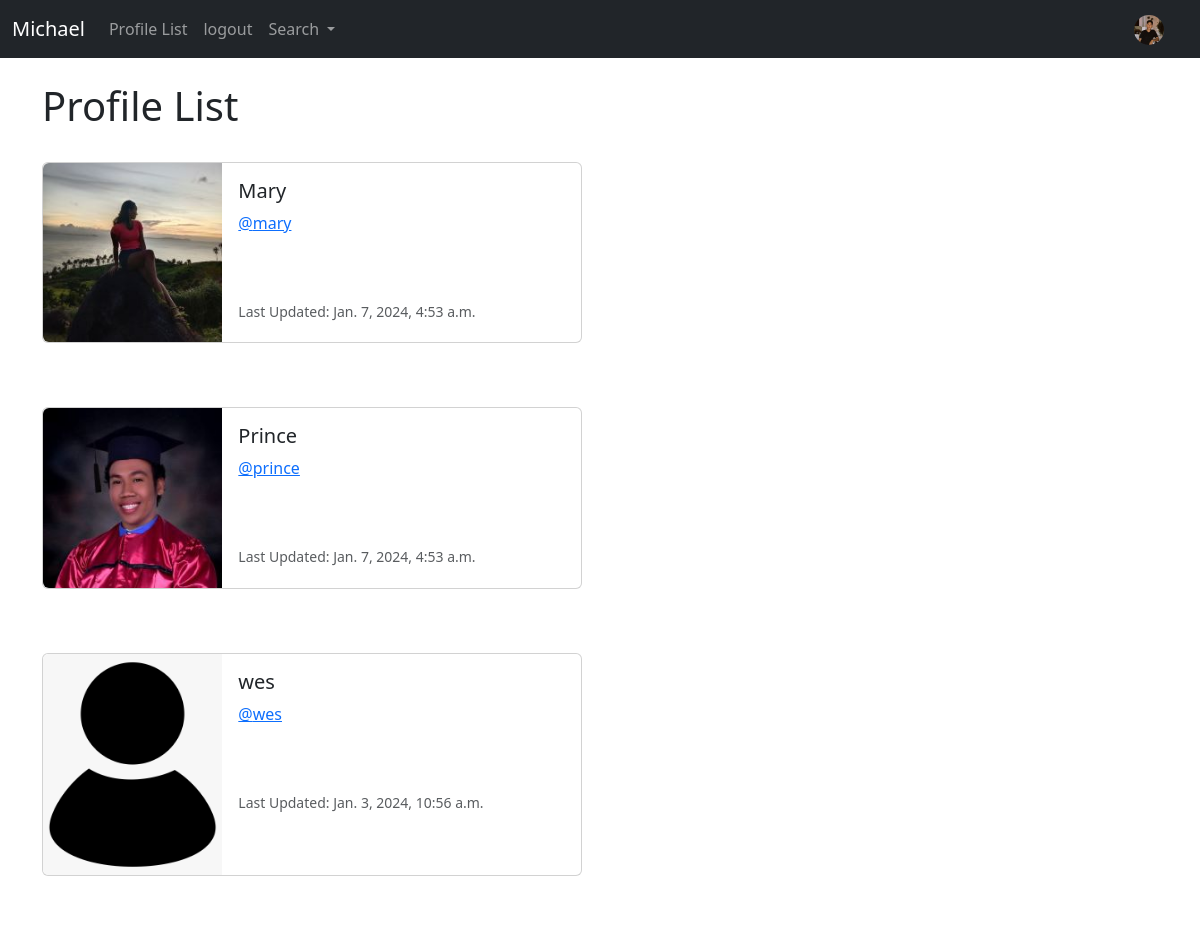
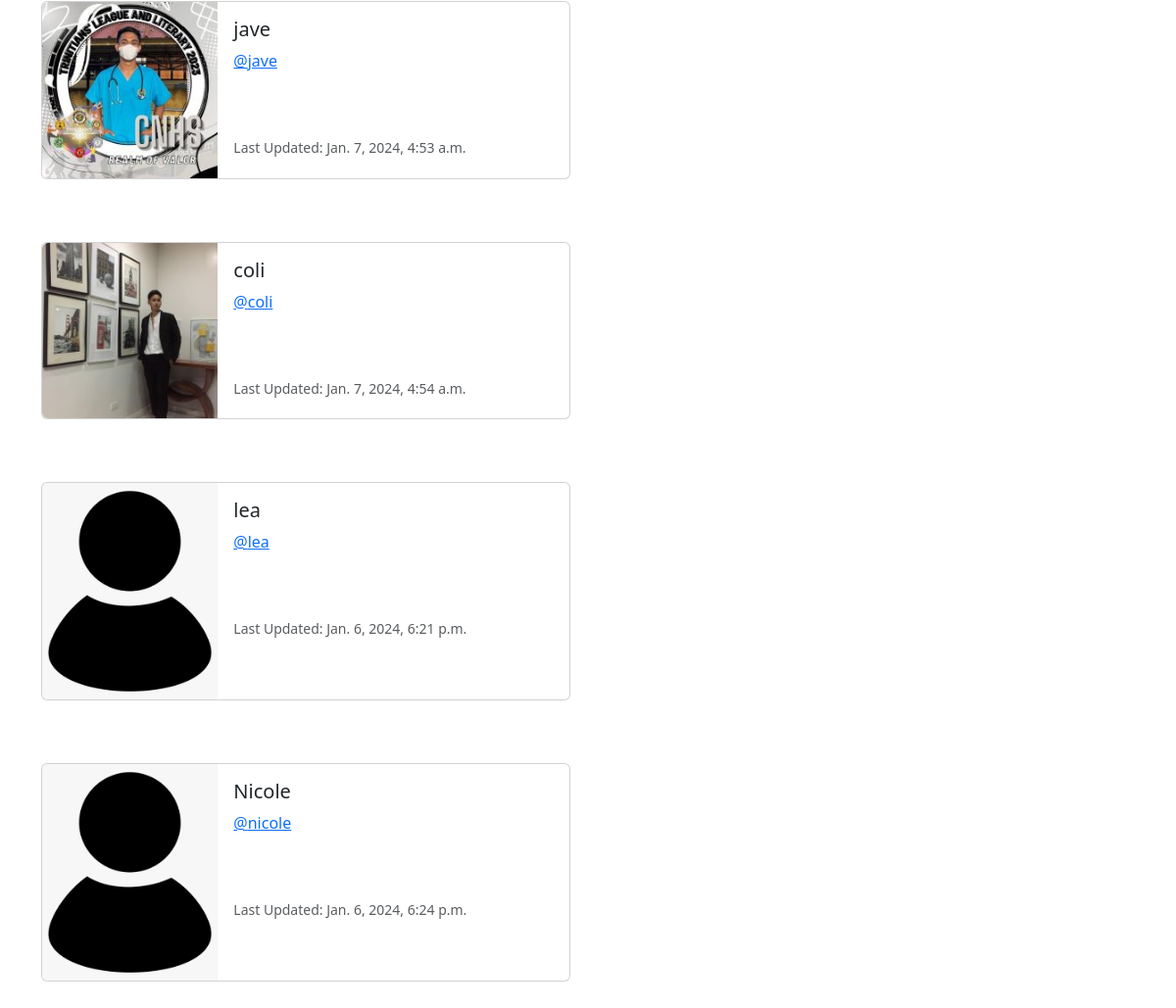
Screenshot of /profile_list/ (signed in) with the database file from the repository (2 pictures, top to bottom).
### michael/models.py (models this page shows, shortened)
class Profile(models.Model):
    user = models.OneToOneField(User, on_delete=models.CASCADE)
    follows = models.ManyToManyField('self',
        related_name="followed_by",
        symmetrical=False,
        blank=True)
    date_modified = models.DateTimeField(auto_now=True)
    profile_image = models.ImageField(null=True, blank=True, upload_to="images/")
    profile_bio = models.CharField(null=True, blank=True, max_length=500)
    homepage_link = models.CharField(null=True, blank=True, max_length=100)
    facebook_link = models.CharField(null=True, blank=True, max_length=100)
    instagram_link = models.CharField(null=True, blank=True, max_length=100)
    linkedin_link = models.CharField(null=True, blank=True, max_length=100)

### michael/views.py (the view)
# urls.py: path('profile_list/', views.profile_list, name='profile_list'),
def profile_list(request):
    if request.user.is_authenticated:
        profiles = Profile.objects.exclude(user=request.user)
        return render(request, 'profile_list.html', {"profiles": profiles})
    else:
        messages.success(request, ("You Must Be Logged In To View This Page..."))
        return redirect('home')

### michael/templates/profile_list.html
{% extends 'base.html' %}
{% load static %}
{% block content %}
    <h1>Profile List</h1>
    <br/>
{% if profiles %}
  {% for profile in profiles %}
      <div class="card mb-3" style="max-width: 540px;">
    <div class="row g-0">
      <div class="col-md-4">
        {% if profile.profile_image %}
        <img src="{{ profile.profile_image.url }}" width=200 height=200 class="img-fluid rounded-start" alt="{{ profile.user.username }}">
        {% else %}
        <img src="{% static 'images/avatar.png' %}" class="img-fluid rounded-start" alt="Profile Image">
        {% endif %}
      </div>
      <div class="col-md-8">
        <div class="card-body">
          <h5 class="card-title">{{ profile.user.username }}
          </h5>
          <p class="card-text"><a href="{% url 'profile' profile.user.id %}">@{{ profile.user.username|lower }}</a></p>
          <br/><br/>
          <p class="card-text"><small class="text-muted">
          Last Updated: {{ profile.date_modified }}</small>
          </p>
        </div>
      </div>
    </div>
  </div>
<br/><br/>
        {% endfor %}
    {% endif %}
{% endblock %}

### michael/templates/base.html (shortened to what this page needs)
{% load static %}
<!doctype html>
<html lang="en">
  <head>
    <link href="https://cdn.jsdelivr.net/npm/bootstrap@5.3.2/dist/css/bootstrap.min.css" rel="stylesheet">
  </head>
  <body>
    {% include 'navbar.html' %}
    <div class="container">
      <br/>
      {% block content %}
      {% endblock %}
  </body>
</html>

### michael/templates/navbar.html (shortened to what this page needs)
{% load static %}
<nav class="navbar navbar-expand-lg navbar-dark bg-dark">
    <div class="container-fluid">
      <a class="navbar-brand" href="{% url 'post-list' %}">Michael</a>
      <div class="collapse navbar-collapse" id="navbarSupportedContent">
        <ul class="navbar-nav me-auto mb-2 mb-lg-0">
          <li class="nav-item">
            <a class="nav-link"
            href="{% url 'profile_list' %}">Profile List</a>
          </li>
          {% if user.is_authenticated %}
          <li class="nav-item">
            <a class="nav-link"
            href="{% url 'logout' %}">logout</a>
          </li>
          {% endif %}
        <li class="nav-item dropdown">
            <a class="nav-link dropdown-toggle" href="#" role="button" data-bs-toggle="dropdown" aria-expanded="false">
              Search
            </a>
          </li>
        </ul>
        {% if user.is_authenticated %}
          <ul class="navbar-nav ml-auto">
            <li class="nav-link navbar-brand">
              <a href="{% url 'profile' request.user.id %}">
{% if user.profile.profile_image %}
<img src="{{ user.profile.profile_image.url }}" class="rounded-circle" width=30>
{% else %}
    <img src="{% static 'images/avatar.png' %}" class="img-fluid rounded-circle" alt="Profile Image" width=30>
{% endif %}
              </a>
            </li>
          </ul>
        {% endif %}
      </div>
    </div>
</nav>

### rows the page displays
Profile: profile_image (picture), user.username "Mary", user.username "mary", date_modified "Jan. 7, 2024, 4:53 a.m."
Profile: profile_image (picture), user.username "Prince", user.username "prince", date_modified "Jan. 7, 2024, 4:53 a.m."
Profile: user.username "wes", date_modified "Jan. 3, 2024, 10:56 a.m."
Profile: profile_image (picture), user.username "jave", date_modified "Jan. 7, 2024, 4:53 a.m."
Profile: profile_image (picture), user.username "coli", date_modified "Jan. 7, 2024, 4:54 a.m."
Profile: user.username "lea", date_modified "Jan. 6, 2024, 6:21 p.m."
Profile: user.username "Nicole", user.username "nicole", date_modified "Jan. 6, 2024, 6:24 p.m."
